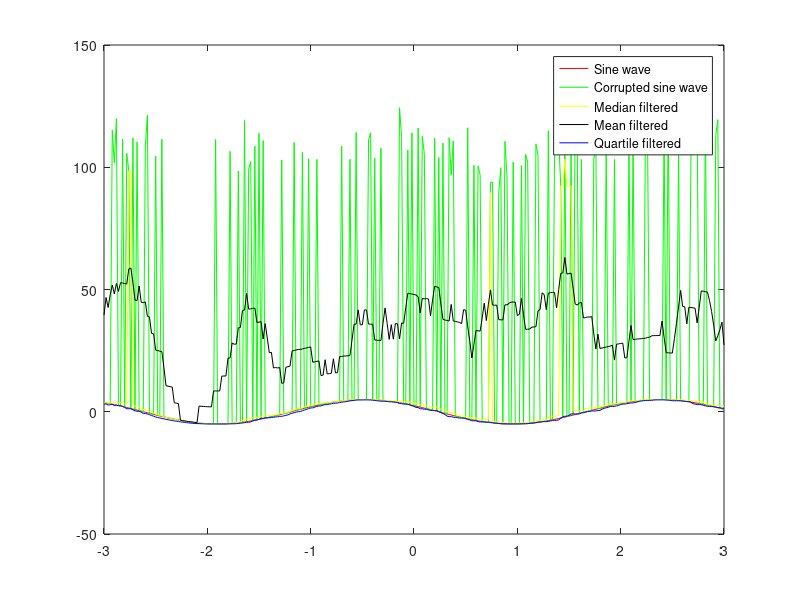

MATLAB code for this plot:
clear;
clear all;
clc;
x = [-3:0.02:3] ;
y = 5 * cos( 2.2 * x + (pi / 3));
p5 = plot(x,y,'color','red');
f = 0.3;
n = round( f * length(x));
indices = randperm(length(x));
indices = indices(1:n);

z = y;
for i = 1:length(indices),
    z(indices(i)) = z(indices(i)) + randn(1,1) * realsqrt(38.5) + 110;
end

hold on
p1 = plot(x,z,'color','green');
ymedian = rand(1,length(z));
for i = 1:length(z),
    if ((i-8)<=0),
        ymedian(i) = median(z(1:(i+8)));
    elseif ((i+8)>length(z)),
        ymedian(i) = median(z((i-8):length(z)));
    else
        ymedian(i) = median(z((i-8):(i+8)));
    end
end
p2 = plot(x,ymedian,'color','yellow');


ymean = rand(1,length(z));
for i = 1:length(z),
    if ((i-8)<=0),
        ymean(i) = mean(z(1:(i+8)));
    elseif ((i+8)>length(z)),
        ymean(i) = mean(z((i-8):length(z)));
    else
        ymean(i) = mean(z((i-8):(i+8)));
    end
end
p3 = plot(x,ymean,'color','black');



yquartile = rand(1,length(z));
for i = 1:length(z),
    if ((i-8)<=0),
        yquartile(i) = quantile(z(1:(i+8)),0.25);
    elseif ((i+8)>length(z)),
        yquartile(i) = quantile(z((i-8):length(z)),0.25);
    else
        yquartile(i) = quantile(z((i-8):(i+8)),0.25);
    end
end
p4 = plot(x,yquartile,'color','blue');
hold off

lgd = legend([p5 p1 p2 p3 p4],{'Sine wave','Corrupted sine wave','Median filtered','Mean filtered','Quartile filtered'})

nrmedsum = 0;
drmedsum = 0;
for i= 1:length(x),
    nrmedsum = nrmedsum + power( y(i)-ymedian(i) ,2) ;
    drmedsum = drmedsum + power( y(i),2) ;
end

rerrormedian = nrmedsum/drmedsum



nrmeansum = 0;
drmeansum = 0;
for i= 1:length(x),
    nrmeansum = nrmeansum + power( y(i)-ymean(i) ,2) ;
    drmeansum = drmeansum + power( y(i),2) ;
end

rerrormean = nrmeansum/drmeansum


nrquarsum = 0;
drquarsum = 0;
for i= 1:length(x),
    nrquarsum = nrquarsum + power( y(i)-yquartile(i) ,2) ;
    drquarsum = drquarsum + power( y(i),2) ;
end

rerrorquar = nrquarsum/drquarsum
